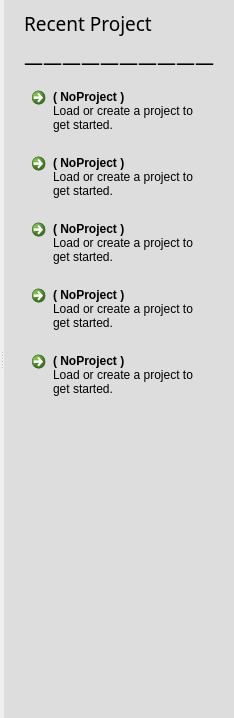
      <widget class="QWidget" name="arWelcomeScreen">
       <property name="styleSheet">
        <string notr="true"/>
       </property>
       <layout class="QHBoxLayout" name="horizontalLayout_2">
        <property name="spacing">
         <number>0</number>
        </property>
        <property name="leftMargin">
         <number>0</number>
        </property>
        <property name="topMargin">
         <number>0</number>
        </property>
        <property name="rightMargin">
         <number>0</number>
        </property>
        <property name="bottomMargin">
         <number>0</number>
        </property>
        <item>
         <widget class="QSplitter" name="splitter">
          <property name="orientation">
           <enum>Qt::Horizontal</enum>
          </property>
          <widget class="QWidget" name="widget_3" native="true">
           <widget class="QLabel" name="welcomeTitle">
            <property name="geometry">
             <rect>
              <x>30</x>
              <y>20</y>
              <width>131</width>
              <height>41</height>
             </rect>
            </property>
            <property name="font">
             <font>
              <family>Minecraft</family>
              <pointsize>20</pointsize>
             </font>
            </property>
            <property name="text">
             <string>&lt;html&gt;&lt;head/&gt;&lt;body&gt;&lt;p&gt;&lt;span style=&quot;color:#ff5555;&quot;&gt;W&lt;/span&gt;&lt;span style=&quot;color:#ffaa00;&quot;&gt;e&lt;/span&gt;&lt;span style=&quot;color:#48da48;&quot;&gt;l&lt;/span&gt;&lt;span style=&quot;color:#00aa00;&quot;&gt;c&lt;/span&gt;&lt;span style=&quot;color:#00aaaa;&quot;&gt;o&lt;/span&gt;&lt;span style=&quot;color:#5555ff;&quot;&gt;m&lt;/span&gt;&lt;span style=&quot;color:#aa00aa;&quot;&gt;e&lt;/span&gt;&lt;/p&gt;&lt;/body&gt;&lt;/html&gt;</string>
            </property>
            <property name="margin">
             <number>0</number>
            </property>
           </widget>
           <widget class="QWidget" name="verticalLayoutWidget_2">
            <property name="geometry">
             <rect>
              <x>30</x>
              <y>80</y>
              <width>211</width>
              <height>311</height>
             </rect>
            </property>
            <layout class="QVBoxLayout" name="wcButtonGroupLayout">
             <item>
              <widget class="QPushButton" name="wcButton_LoadProject">
               <property name="sizePolicy">
                <sizepolicy hsizetype="Minimum" vsizetype="Minimum">
                 <horstretch>0</horstretch>
                 <verstretch>0</verstretch>
                </sizepolicy>
               </property>
               <property name="font">
                <font>
                 <family>方正黑体简体</family>
                 <pointsize>10</pointsize>
                </font>
               </property>
               <property name="text">
                <string>&lt; / &gt;    Load Project</string>
               </property>
               <property name="flat">
                <bool>false</bool>
               </property>
              </widget>
             </item>
             <item>
              <widget class="QPushButton" name="wcButton_CodeExample">
               <property name="sizePolicy">
                <sizepolicy hsizetype="Minimum" vsizetype="Minimum">
                 <horstretch>0</horstretch>
                 <verstretch>0</verstretch>
                </sizepolicy>
               </property>
               <property name="font">
                <font>
                 <family>方正黑体简体</family>
                 <pointsize>10</pointsize>
                </font>
               </property>
               <property name="text">
                <string>&lt; # &gt;  Code Example</string>
               </property>
               <property name="flat">
                <bool>false</bool>
               </property>
              </widget>
             </item>
             <item>
              <widget class="QPushButton" name="wcButton_GetStarted">
               <property name="sizePolicy">
                <sizepolicy hsizetype="Minimum" vsizetype="Minimum">
                 <horstretch>0</horstretch>
                 <verstretch>0</verstretch>
                </sizepolicy>
               </property>
               <property name="font">
                <font>
                 <family>方正黑体简体</family>
                 <pointsize>10</pointsize>
                </font>
               </property>
               <property name="text">
                <string>&lt; ? &gt;      Get Started</string>
               </property>
               <property name="flat">
                <bool>false</bool>
               </property>
              </widget>
             </item>
             <item>
              <widget class="QPushButton" name="wcButton_NewProject">
               <property name="sizePolicy">
                <sizepolicy hsizetype="Minimum" vsizetype="Minimum">
                 <horstretch>0</horstretch>
                 <verstretch>0</verstretch>
                </sizepolicy>
               </property>
               <property name="font">
                <font>
                 <family>方正黑体简体</family>
                 <pointsize>10</pointsize>
                </font>
               </property>
               <property name="text">
                <string>&lt; + &gt;     New Project</string>
               </property>
               <property name="flat">
                <bool>false</bool>
               </property>
              </widget>
             </item>
             <item>
              <spacer name="verticalSpacer_4">
               <property name="orientation">
                <enum>Qt::Vertical</enum>
               </property>
               <property name="sizeHint" stdset="0">
                <size>
                 <width>20</width>
                 <height>40</height>
                </size>
               </property>
              </spacer>
             </item>
             <item>
              <widget class="QPushButton" name="wcButton_ExitApp">
               <property name="sizePolicy">
                <sizepolicy hsizetype="Minimum" vsizetype="Minimum">
                 <horstretch>0</horstretch>
                 <verstretch>0</verstretch>
                </sizepolicy>
               </property>
               <property name="font">
                <font>
                 <family>方正黑体简体</family>
                 <pointsize>10</pointsize>
                </font>
               </property>
               <property name="text">
                <string>&lt; - &gt;  Exit Application</string>
               </property>
               <property name="flat">
                <bool>false</bool>
               </property>
              </widget>
             </item>
            </layout>
           </widget>
          </widget>
          <widget class="QWidget" name="widget_4" native="true">
           <property name="styleSheet">
            <string notr="true">background-color: rgb(221, 221, 221);</string>
           </property>
           <layout class="QVBoxLayout" name="verticalLayout_5">
            <property name="spacing">
             <number>4</number>
            </property>
            <property name="leftMargin">
             <number>20</number>
            </property>
            <property name="topMargin">
             <number>0</number>
            </property>
            <property name="rightMargin">
             <number>20</number>
            </property>
            <property name="bottomMargin">
             <number>0</number>
            </property>
            <item>
             <spacer name="verticalSpacer_6">
              <property name="orientation">
               <enum>Qt::Vertical</enum>
              </property>
              <property name="sizeType">
               <enum>QSizePolicy::Fixed</enum>
              </property>
              <property name="sizeHint" stdset="0">
               <size>
                <width>10</width>
                <height>10</height>
               </size>
              </property>
             </spacer>
            </item>
            <item>
             <widget class="QLabel" name="label_wcScr_Label_RecentProject">
              <property name="font">
               <font>
                <family>方正黑体简体</family>
                <pointsize>14</pointsize>
               </font>
              </property>
              <property name="styleSheet">
               <string notr="true"/>
              </property>
              <property name="text">
               <string>&lt;html&gt;&lt;head/&gt;&lt;body&gt;&lt;p&gt;&lt;span style=&quot; font-size:14pt; margin:0px;&quot;&gt;Recent Project&lt;/span&gt;&lt;/p&gt;&lt;p&gt;——————————&lt;/p&gt;&lt;/body&gt;&lt;/html&gt;</string>
              </property>
              <property name="margin">
               <number>7</number>
              </property>
             </widget>
            </item>
            <item>
             <widget class="QCommandLinkButton" name="commandLinkButton_2">
              <property name="toolTip">
               <string>Press &quot; Ctrl + Shift + 1 &quot; to open.</string>
              </property>
              <property name="text">
               <string>( NoProject )</string>
              </property>
              <property name="icon">
               <iconset resource="Resources.qrc">
                <normaloff>:/WelcomeScr/src/WelcomeScr/Folder.png</normaloff>:/WelcomeScr/src/WelcomeScr/Folder.png</iconset>
              </property>
              <property name="shortcut">
               <string>Ctrl+Shift+1</string>
              </property>
              <property name="checkable">
               <bool>true</bool>
              </property>
              <property name="autoDefault">
               <bool>false</bool>
              </property>
              <property name="default">
               <bool>false</bool>
              </property>
              <property name="description">
               <string>Load or create a project to get started.</string>
              </property>
             </widget>
            </item>
            <item>
             <widget class="QCommandLinkButton" name="commandLinkButton">
              <property name="toolTip">
               <string>Press &quot; Ctrl + Shift + 2 &quot; to open.</string>
              </property>
              <property name="text">
               <string>( NoProject )</string>
              </property>
              <property name="icon">
               <iconset resource="Resources.qrc">
                <normaloff>:/WelcomeScr/src/WelcomeScr/Folder.png</normaloff>:/WelcomeScr/src/WelcomeScr/Folder.png</iconset>
              </property>
              <property name="shortcut">
               <string>Ctrl+Shift+2</string>
              </property>
              <property name="checkable">
               <bool>true</bool>
              </property>
              <property name="description">
               <string>Load or create a project to get started.</string>
              </property>
             </widget>
            </item>
            <item>
             <widget class="QCommandLinkButton" name="commandLinkButton_3">
              <property name="toolTip">
               <string>Press &quot; Ctrl + Shift + 3 &quot; to open.</string>
              </property>
              <property name="text">
               <string>( NoProject )</string>
              </property>
              <property name="icon">
               <iconset resource="Resources.qrc">
                <normaloff>:/WelcomeScr/src/WelcomeScr/Folder.png</normaloff>:/WelcomeScr/src/WelcomeScr/Folder.png</iconset>
              </property>
              <property name="shortcut">
               <string>Ctrl+Shift+3</string>
              </property>
              <property name="checkable">
               <bool>true</bool>
              </property>
              <property name="description">
               <string>Load or create a project to get started.</string>
              </property>
             </widget>
            </item>
            <item>
             <widget class="QCommandLinkButton" name="commandLinkButton_4">
              <property name="toolTip">
               <string>Press &quot; Ctrl + Shift + 4 &quot; to open.</string>
              </property>
              <property name="text">
               <string>( NoProject )</string>
              </property>
              <property name="icon">
               <iconset resource="Resources.qrc">
                <normaloff>:/WelcomeScr/src/WelcomeScr/Folder.png</normaloff>:/WelcomeScr/src/WelcomeScr/Folder.png</iconset>
              </property>
              <property name="shortcut">
               <string>Ctrl+Shift+4</string>
              </property>
              <property name="checkable">
               <bool>true</bool>
              </property>
              <property name="description">
               <string>Load or create a project to get started.</string>
              </property>
             </widget>
            </item>
            <item>
             <widget class="QCommandLinkButton" name="commandLinkButton_5">
              <property name="toolTip">
               <string>Press &quot; Ctrl + Shift + 5 &quot; to open.</string>
              </property>
              <property name="text">
               <string>( NoProject )</string>
              </property>
              <property name="icon">
               <iconset resource="Resources.qrc">
                <normaloff>:/WelcomeScr/src/WelcomeScr/Folder.png</normaloff>:/WelcomeScr/src/WelcomeScr/Folder.png</iconset>
              </property>
              <property name="shortcut">
               <string>Ctrl+Shift+5</string>
              </property>
              <property name="checkable">
               <bool>true</bool>
              </property>
              <property name="description">
               <string>Load or create a project to get started.</string>
              </property>
             </widget>
            </item>
            <item>
             <spacer name="verticalSpacer_5">
              <property name="orientation">
               <enum>Qt::Vertical</enum>
              </property>
              <property name="sizeHint" stdset="0">
               <size>
                <width>20</width>
                <height>312</height>
               </size>
              </property>
             </spacer>
            </item>
           </layout>
          </widget>
         </widget>
        </item>
       </layout>
      </widget>
